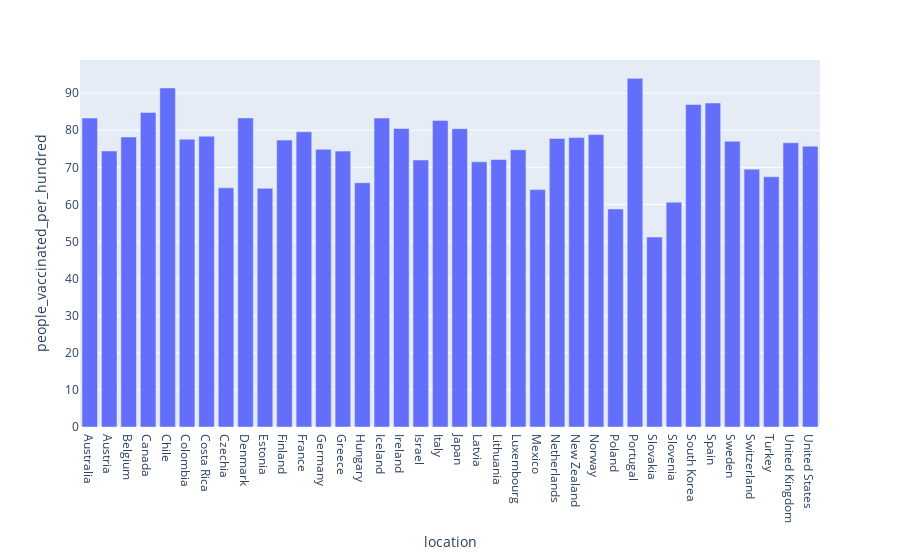

The cell this chart's notebook holds for it:
### Code cell
oecd_vacc = latest_vacc(oecd_data, 'people_vaccinated_per_hundred')
vaccination_percentage = px.bar(oecd_vacc, x='location', y='people_vaccinated_per_hundred')
vaccination_percentage.write_image("out/vacc_percent.png")
vaccination_percentage

### Figure 1 — Plotly figure (JSON) as saved in the notebook; plotly's stock layout.template omitted (floating-point values rounded to 4 significant figures)
{"data": [{"alignmentgroup": "True", "hovertemplate": "location=%{x}<br>people_vaccinated_per_hundred=%{y}<extra></extra>", "legendgroup": "", "marker": {"color": "#636efa", "pattern": {"shape": ""}}, "name": "", "offsetgroup": "", "orientation": "v", "showlegend": false, "textposition": "auto", "type": "bar", "x": ["Australia", "Austria", "Belgium", "Canada", "Chile", "Colombia", "Costa Rica", "Czechia", "Denmark", "Estonia", "Finland", "France", "Germany", "Greece", "Hungary", "Iceland", "Ireland", "Israel", "Italy", "Japan", "Latvia", "Lithuania", "Luxembourg", "Mexico", "Netherlands", "New Zealand", "Norway", "Poland", "Portugal", "Slovakia", "Slovenia", "South Korea", "Spain", "Sweden", "Switzerland", "Turkey", "United Kingdom", "United States"], "xaxis": "x", "y": [83.27, 74.4, 78.17, 84.79, 91.39, 77.58, 78.39, 64.47, 83.32, 64.35, 77.34, 79.57, 74.84, 74.37, 65.85, 83.27, 80.48, 71.97, 82.64, 80.41, 71.47, 72.1, 74.75, 63.99, 77.77, 78.01, 78.83, 58.76, 93.98, 51.2, 60.6, 86.92, 87.33, 77.02, 69.51, 67.45, 76.61, 75.69], "yaxis": "y"}], "layout": {"barmode": "relative", "legend": {"tracegroupgap": 0}, "margin": {"t": 60}, "xaxis": {"anchor": "y", "domain": [0, 1], "title": {"text": "location"}}, "yaxis": {"anchor": "x", "domain": [0, 1], "title": {"text": "people_vaccinated_per_hundred"}}}}
